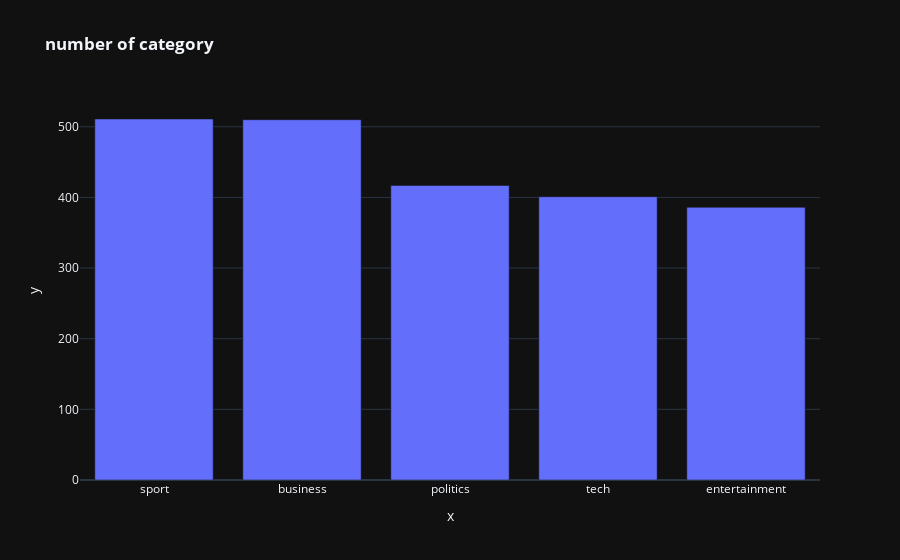

The notebook cell saved with this chart:
### Code cell
# Create Chart
fig = px.bar(data,
              x=data['category'].value_counts().index,
              y=data['category'].value_counts().values,
              template = template_style,
              title= '<b>number of category </b>')

# Display Plot
fig.show()

### Figure 1 — Plotly figure (JSON) as saved in the notebook; plotly's stock layout.template omitted (floating-point values rounded to 4 significant figures)
{"data": [{"alignmentgroup": "True", "hovertemplate": "x=%{x}<br>y=%{y}<extra></extra>", "legendgroup": "", "marker": {"color": "#636efa", "pattern": {"shape": ""}}, "name": "", "offsetgroup": "", "orientation": "v", "showlegend": false, "textposition": "auto", "type": "bar", "x": ["sport", "business", "politics", "tech", "entertainment"], "xaxis": "x", "y": [511, 510, 417, 401, 386], "yaxis": "y"}], "layout": {"barmode": "relative", "legend": {"tracegroupgap": 0}, "title": {"text": "<b>number of category </b>"}, "xaxis": {"anchor": "y", "domain": [0, 1], "title": {"text": "x"}}, "yaxis": {"anchor": "x", "domain": [0, 1], "title": {"text": "y"}}}}
